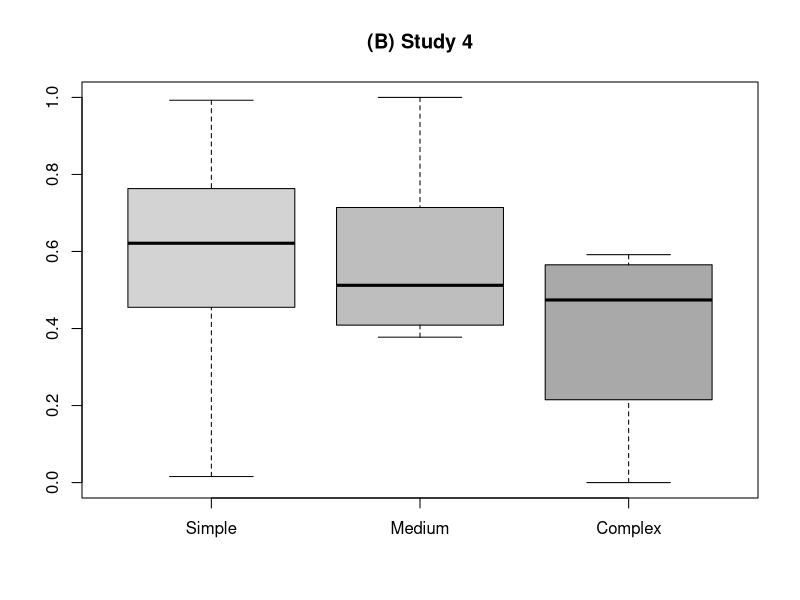
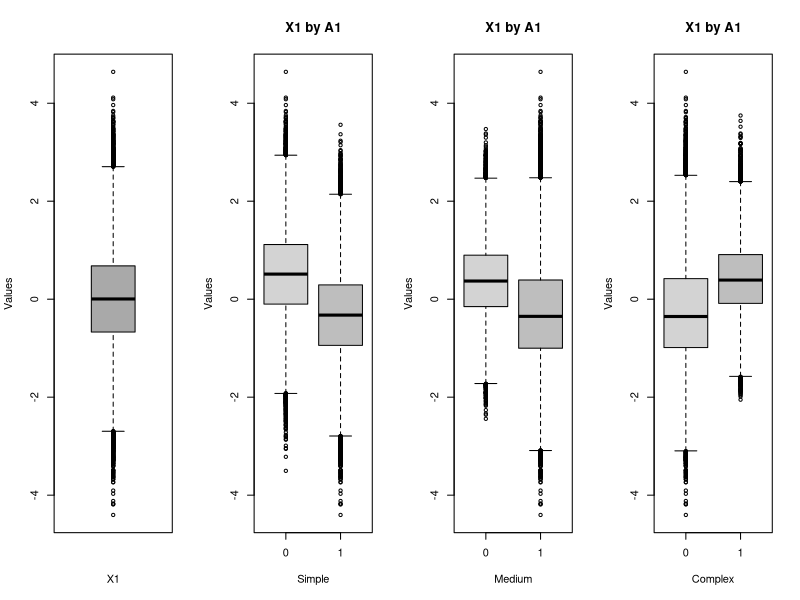
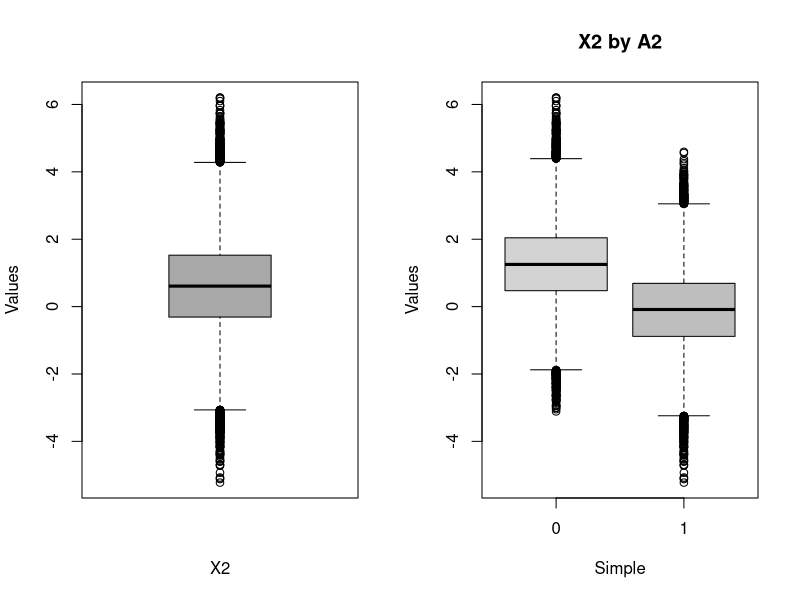
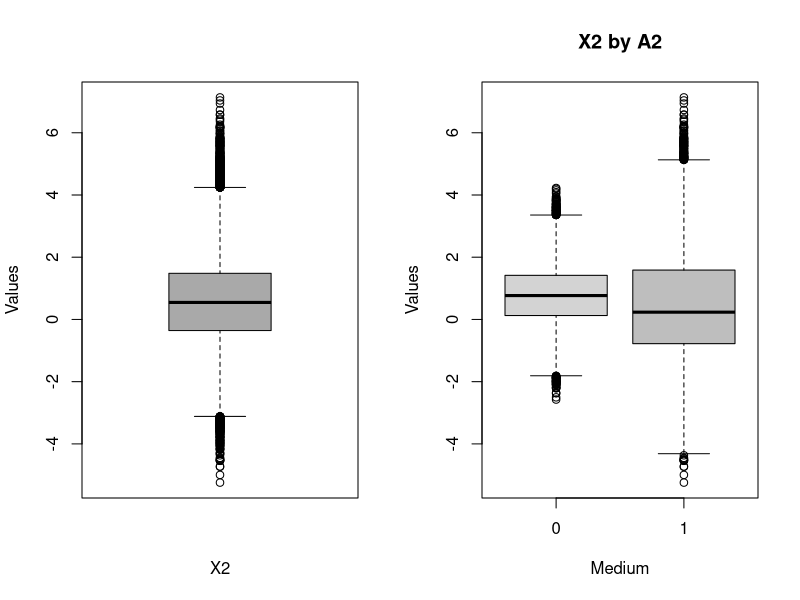
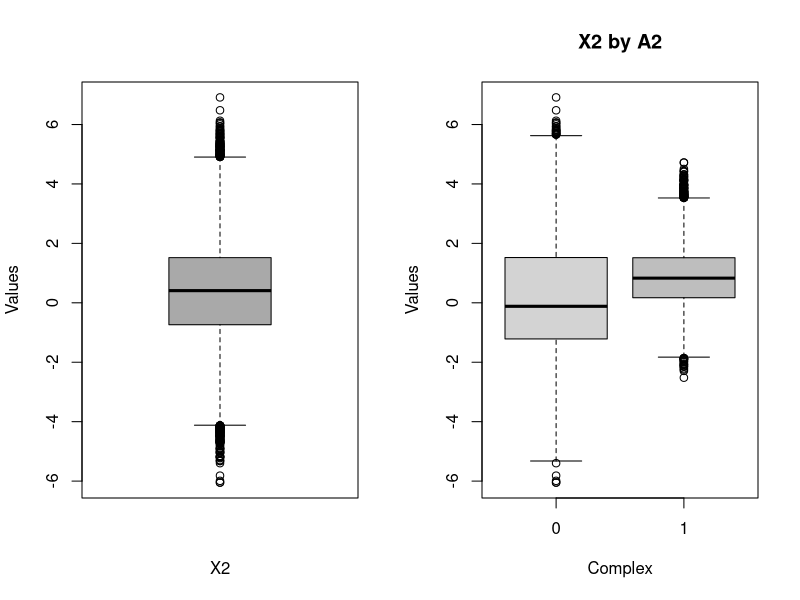

These figures' R source, in order:
####### Study 4  ######

# General path to save all figures for Study 4

figure_dir = "Plot_Positivity_Studies_1_4/Figures"
dir.create(figure_dir, showWarnings = FALSE, recursive = TRUE)

set.seed(43578578)
# Sample size
n = 100000

# Logistic function
expit = plogis

# Stage 1
X1 = rnorm(n)

# Probability distributions for Study 4
simple_4 = expit(0.5 - X1)
moins_4   = expit(- X1 + 0.5 * X1^2)
complex_4 = expit(1.2*X1 - 0.25*X1^2 - abs(X1) + 0.5 * abs(sin(X1)))

# Treatment assignment
A1.simple.4 = rbinom(n, 1, p = simple_4)
A1.moins.4   = rbinom(n, 1, p = moins_4)
A1.complex.4 = rbinom(n, 1, p = complex_4)

# Dataset
dt1 = data.frame(
  X1 = X1,
  simple_4 = simple_4,
  moins_4 = moins_4,
  complex_4 = complex_4,
  A1.simple.4 = A1.simple.4,
  A1.moins.4 = A1.moins.4,
  A1.complex.4 = A1.complex.4
)

# ---- Plot 1: Probability distributions (Figure 1 B of supplementary material)
png(file.path(figure_dir, "Boxplot_probabilities_Study_4.png"), width = 800, height = 600)
boxplot(cbind(Simple = simple_4, Medium = moins_4, Complex = complex_4),
        ylim = c(0, 1), main = "(B) Study 4", col = c("lightgray", "gray", "darkgray"))
dev.off()

# ---- Plot 2: X1 by A for Study 4 (Figure 3 of supplementary material)
png(file.path(figure_dir, "Distribution_X1_study_4_by_A.png"), width = 1200, height = 800)
par(mfrow = c(1, 4))
boxplot(dt1$X1, ylab = "Values", col = "darkgray", xlab = "X1")
boxplot(dt1$X1 ~ dt1$A1.simple.4, main = "X1 by A1", ylab = "Values", xlab = "Simple", col = c("lightgray", "gray"))
boxplot(dt1$X1 ~ dt1$A1.moins.4,   main = "X1 by A1", ylab = "Values", xlab = "Medium", col = c("lightgray", "gray"))
boxplot(dt1$X1 ~ dt1$A1.complex.4, main = "X1 by A1", ylab = "Values", xlab = "Complex", col = c("lightgray", "gray"))
dev.off()

# ----- Stage 2 plots by scenario -----

psi1 = c(-0.5, 1)

# --- Simple --- (Figure 4 of supplementary material)
X1 = rnorm(n)
A1.simple.4 = rbinom(n, 1, p = expit(0.5 - X1))
A1opt = 1 * (cbind(1, X1) %*% psi1 > 0)
mu1 = (A1opt - A1.simple.4) * cbind(1, X1) %*% psi1
X2.simple = X1 + A1.simple.4 + rnorm(n)
A2.simple = rbinom(n, 1, p = expit(0.5 - X2.simple))

png(file.path(figure_dir, "Distribution_X2_study_4_by_A2_simple.png"), width = 1200, height = 800)
par(mfrow = c(1, 2))
boxplot(X2.simple, ylab = "Values", col = "darkgray", xlab = "X2")
boxplot(X2.simple ~ A2.simple, main = "X2 by A2", ylab = "Values", xlab = "Simple", col = c("lightgray", "gray"))
dev.off()

# --- Medium --- (Figure 5 of supplementary material)
X1 = rnorm(n)
A1.moins.4 = rbinom(n, 1, p = expit(- X1 + 0.5 * X1^2))
A1opt = 1 * (cbind(1, X1) %*% psi1 > 0)
mu1 = (A1opt - A1.moins.4) * cbind(1, X1) %*% psi1
X2.medium = X1 + A1.moins.4 + rnorm(n)
A2.medium = rbinom(n, 1, p = expit(-X2.medium + 0.5 * X2.medium^2))

png(file.path(figure_dir, "Distribution_X2_study_4_by_A2_medium.png"), width = 1200, height = 800)
par(mfrow = c(1, 2))
boxplot(X2.medium, ylab = "Values", col = "darkgray", xlab = "X2")
boxplot(X2.medium ~ A2.medium, main = "X2 by A2", ylab = "Values", xlab = "Medium", col = c("lightgray", "gray"))
dev.off()

# --- Complex --- (Figure 6 of supplementary material)
X1 = rnorm(n)
A1.complex.4 = rbinom(n, 1, p = expit(1.2*X1 - 0.25*X1^2 - abs(X1) + 0.5 * abs(sin(X1))))
A1opt = 1 * (cbind(1, X1) %*% psi1 > 0)
mu1 = (A1opt - A1.complex.4) * cbind(1, X1) %*% psi1
X2.complex = X1 + A1.complex.4 + rnorm(n)
A2.complex = rbinom(n, 1, p = expit(1.2*X2.complex - 0.25*X2.complex^2 - abs(X2.complex) + 0.5 * abs(sin(X2.complex))))

png(file.path(figure_dir, "Distribution_X2_study_4_by_A2_complex.png"), width = 1200, height = 800)
par(mfrow = c(1, 2))
boxplot(X2.complex, ylab = "Values", col = "darkgray", xlab = "X2")
boxplot(X2.complex ~ A2.complex, main = "X2 by A2", ylab = "Values", xlab = "Complex", col = c("lightgray", "gray"))
dev.off()

